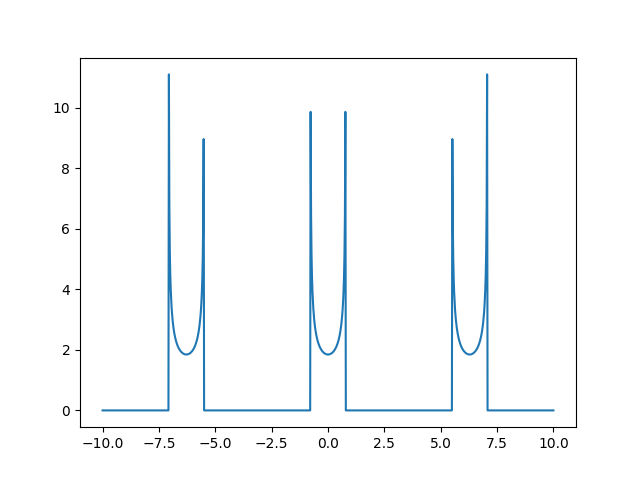

Write the Python code that produced this figure.
from math import pi, cos, sin
from matplotlib import pyplot as plt
import numpy as np


def period(a, phi):
    return 1 / ((cos(phi) - cos(a)) ** 0.5)


def period1(phi, a):
    return 1 / (1 - (sin(a / 2) ** 2) * (sin(phi)) ** 2) ** 0.5


if __name__ == '__main__':
    x = np.linspace(-10, 10, 1000)
    y = [period(pi/4, i) for i in x]

    plt.plot(x, y)
    plt.savefig('q4_5.png')
    plt.clf()

    y1 = [period1(pi/4, i) for i in x]

    plt.plot(x, y1)
    plt.savefig('q4_6.png')
